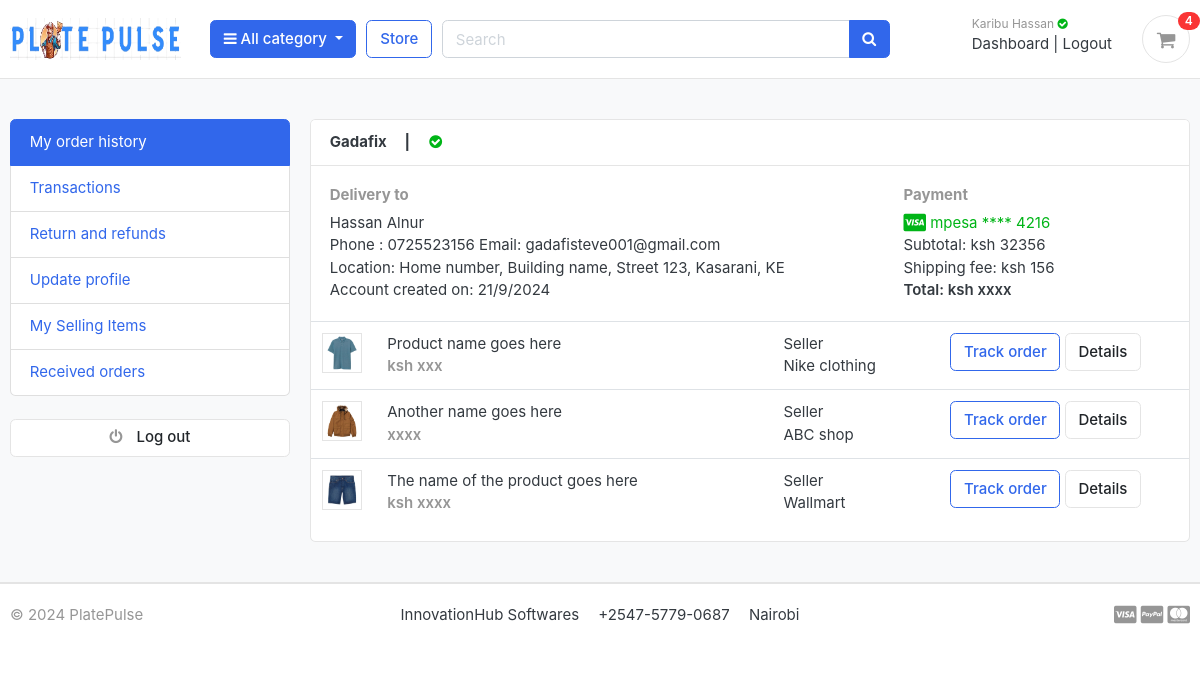
Screenshot of /accounts/dashboard/ (signed in) with the database file from the repository.
### accounts/models.py (models this page shows, shortened)
class Account(AbstractBaseUser):
    first_name      = models.CharField(max_length=50)
    last_name       = models.CharField(max_length=50)
    username        = models.CharField(max_length=50, unique=True)
    email           = models.EmailField(max_length=100, unique=True)
    phone_number    = models.CharField(max_length=50)
    date_joined     = models.DateTimeField(auto_now_add=True)
    last_login      = models.DateTimeField(auto_now_add=True)
    is_admin        = models.BooleanField(default=False)
    is_staff        = models.BooleanField(default=False)
    is_active        = models.BooleanField(default=False)
    is_superadmin        = models.BooleanField(default=False)
    USERNAME_FIELD = 'email'
    REQUIRED_FIELDS = ['username', 'first_name', 'last_name']
    objects = MyAccountManager()

### accounts/views.py (the view)
# urls.py: path('dashboard/', views.dashboard, name='dashboard'),
@login_required(login_url = 'login')
def dashboard(request):
    user = request.user
    orders = Order.objects.filter(user=user, is_ordered=True).order_by('-created_at')  # Get all completed orders
    context = {
        'orders': orders,
    }
    return render(request, 'accounts/dashboard.html' , context)

### carts/context_processors.py (called while the page is built)
def counter(request):
    cart_count = 0
    if 'admin' in request.path:
        return {}
    else:
        try:
            cart = Cart.objects.filter(cart_id=_cart_id(request))
            if request.user.is_authenticated:
                cart_items = CartItem.objects.all().filter(user=request.user)
            else:
                cart_items = CartItem.objects.all().filter(cart=cart[:1])
            for cart_item in cart_items:
                cart_count += cart_item.quantity
        except Cart.DoesNotExist:
            cart_count = 0
    return dict(cart_count=cart_count)

### carts/views.py (called while the page is built)
def _cart_id(request):
    cart = request.session.session_key
    if not cart:
        cart = request.session.create()
    return cart

### category/context_processors.py (called while the page is built)
def menu_links(request):
    links = Category.objects.all()
    return dict(links=links)

### category/models.py (called while the page is built)
    def get_url(self):
            return reverse('products_by_category', args=[self.slug])

### templates/accounts/dashboard.html (shortened to what this page needs)
{% extends 'base.html' %}
{% load static %}
{% block content %}
<section class="section-conten padding-y bg">
<div class="container">
	<div class="row">
	<aside class="col-md-3">
		<ul class="list-group">
			<a class="list-group-item active" href="#"> My order history </a>
			<a class="list-group-item" href="#"> Transactions </a>
			<a class="list-group-item" href="#"> Return and refunds </a>
			<a class="list-group-item" href="{% url 'update_profile'%}">Update profile </a>
			<a class="list-group-item" href="#"> My Selling Items </a>
			<a class="list-group-item" href="#"> Received orders </a>
		</ul>
		<br>
		<a class="btn btn-light btn-block" href="{% url 'logout' %}"> <i class="fa fa-power-off"></i> <span class="text">Log out</span> </a>
		   <br>
	</aside>
	<main class="col-md-9">
		<article class="card">
		<header class="card-header">
			<strong class="d-inline-block mr-3">{{ user.username}} &nbsp;&nbsp;&nbsp; |  </strong>
			<span>
				{% if user.is_active %}
					<i class="fa fa-check-circle text-success" aria-hidden="true"></i>
				{% else %}
					<i class="fa fa-times-circle text-muted" aria-hidden="true"></i>
				{% endif %}
			</span>
		</header>
		<div class="card-body">
			<div class="row">
				<div class="col-md-8">
					<h6 class="text-muted">Delivery to</h6>
					<p>{{ user.first_name }} {{ user.last_name }}<br>
					Phone : {{ user.phone_number }} Email: {{ user.email }} <br>
			    	Location: Home number, Building name, Street 123,  Kasarani, KE <br>
			    	Account created on: {{ user.date_joined|date:"j/n/Y" }}
			 		</p>
				</div>
				<div class="col-md-4">
					<h6 class="text-muted">Payment</h6>
					<span class="text-success">
						<i class="fab fa-lg fa-cc-visa"></i>
					    mpesa  **** 4216
					</span>
					<p>Subtotal: ksh 32356 <br>
					 Shipping fee:  ksh 156 <br>
					 <span class="b">Total:  ksh xxxx </span>
					</p>
				</div>
			</div>
		</div>
		<div class="table-responsive">
		<table class="table table-hover">
			<tr>
				<td width="65">
					<img src="{% static 'images/items/1.jpg'%}" class="img-xs border">
				</td>
				<td>
					<p class="title mb-0">Product name goes here </p>
					<var class="price text-muted">ksh xxx</var>
				</td>
				<td> Seller <br> Nike clothing </td>
				<td width="250"> <a href="#" class="btn btn-outline-primary">Track order</a> <a href="#" class="btn btn-light"> Details </a> </td>
			</tr>
			<tr>
				<td>
					<img src="{% static 'images/items/2.jpg'%}" class="img-xs border">
				</td>
				<td>
					<p class="title mb-0">Another name goes here </p>
					<var class="price text-muted">xxxx</var>
				</td>
				<td> Seller <br> ABC shop </td>
				<td> <a href="#" class="btn btn-outline-primary">Track order</a> <a href="#" class="btn btn-light"> Details </a> </td>
			</tr>
			<tr>
				<td>
					<img src="{% static 'images/items/3.jpg'%}" class="img-xs border">
				</td>
				<td>
					<p class="title mb-0">The name of the product  goes here </p>
					<var class="price text-muted">ksh  xxxx</var>
				</td>
				<td> Seller <br> Wallmart </td>
				<td> <a href="#" class="btn btn-outline-primary">Track order</a> <a href="#" class="btn btn-light"> Details </a> </td>
			</tr>
		</table>
		</div>
		</article>
	</main>
</div>
</div>
</section>
{% endblock %}

### templates/includes/navbar.html (shortened to what this page needs)
{% load static %}
<header class="section-header">
<section class="header-main border-bottom">
  <div class="container">
<div class="row align-items-center">
  <div class="col-lg-2 col-md-3 col-6">
    <a href="{% url 'home' %}" class="brand-wrap">
      <img  class="logo"  src="{% static 'img/logo.png'%}" alt="logo">
    </a>
  </div>
  <div class="col-lg col-sm col-md col-6 flex-grow-0">
    <div class="category-wrap dropdown d-inline-block float-right">
      <button type="button" class="btn btn-primary dropdown-toggle" data-toggle="dropdown">
        <i class="fa fa-bars"></i> All category
      </button>
    </div>
  </div>
  <a href="{% url 'store' %}" class="btn btn-outline-primary">Store</a>
  <div class="col-lg  col-md-6 col-sm-12 col">
    <form action="{% url 'search' %}" class="search" method='GET'>
      <div class="input-group w-100">
          <input type="text" class="form-control" style="width:60%;" placeholder="Search" name="keyword">
          <div class="input-group-append">
            <button class="btn btn-primary" type="submit">
              <i class="fa fa-search"></i>
            </button>
          </div>
        </div>
    </form>
  </div>
  <div class="col-lg-3 col-sm-6 col-8 order-2 order-lg-3">
        <div class="d-flex justify-content-end mb-3 mb-lg-0">
          {% if user.id is None %}
          <div class="widget-header">
            <small class="title text-muted">Welcome guest!</small>
            <div>
              <a href="{% url 'login' %}">Login</a> <span class="dark-transp"> | </span>
              <a href="{% url 'register' %}"> Register</a>
            </div>
          </div>
          {% else %}
          <div class="widget-header">
            <small class="title text-muted">Karibu {{user.first_name}} <i class="fa fa-check-circle text-success" aria-hidden="true"></i></small>
            <div>
              <a href="{% url 'dashboard' %}">Dashboard</a> <span class="dark-transp"> | </span>
              <a href="{% url 'logout' %}"> Logout</a>
            </div>
          </div>
          {% endif %}
          <a href="{% url 'cart' %}" class="widget-header pl-3 ml-3">
            <div class="icon icon-sm rounded-circle border"><i class="fa fa-shopping-cart"></i></div>
            <span class="badge badge-pill badge-danger notify">{{cart_count}}</span>
          </a>
        </div>
      </div>
</div>
  </div>
</section>
</header>

### static/css/ui.css (style rules this page uses)
html { font-family: "Inter", sans-serif; font-size: 15px; }
.icon-xs, .icon-sm, .icon-md, .icon-lg { display: inline-block; text-align: center; flex-shrink: 0; flex-grow: 0; }
.icon-sm { width: 48px; height: 48px; line-height: 48px !important; font-size: 20px; }
.img-xs, .img-sm, .img-md, .img-lg { -o-object-fit: cover; object-fit: cover; flex-shrink: 0; flex-grow: 0; }
.img-xs { width: 40px; height: 40px; }
.padding-y { padding-top: 40px; padding-bottom: 40px; }
var { font-style: normal; }
article:after, .form-group:after { display: block; clear: both; content: ""; }
.bg { background-color: #f8f9fa; }
.b { font-weight: 600; }
p:last-child { margin-bottom: 0; }
.header-main { position: relative; padding-top: 1rem; padding-bottom: 1rem; }
.brand-wrap .logo, .navbar-brand .logo { margin-right: 7px; max-height: 42px; display: inline-block; }
.widget-header { display: inline-block; vertical-align: middle; position: relative; }
.widget-header a { color: #343a40; }
.widget-header i { color: #969696; }
.widget-header .title { display: block; }
.widget-header .notify { position: absolute; top: -3px; right: -10px; }
.btn-light { background-color: #fff; border-color: #e4e4e4; }
.btn-light i { color: #969696; }
.btn i + .text { margin-left: 10px; }
.notify { position: absolute; top: -4px; right: -10px; display: inline-block; padding: 0.25em 0.6em; font-size: 12px; line-height: 1; text-align: center; border-radius: 3rem; color: #fff; background-color: #fa3434; }
.price { font-weight: 600; color: #212529; }

### rows the page displays
Account: first_name "Hassan", username "Gadafix", last_name "Alnur", phone_number "0725523156", email "gadafisteve001@gmail.com", date_joined "21/9/2024"

### other values shown
{{ cart_count }} "4"
